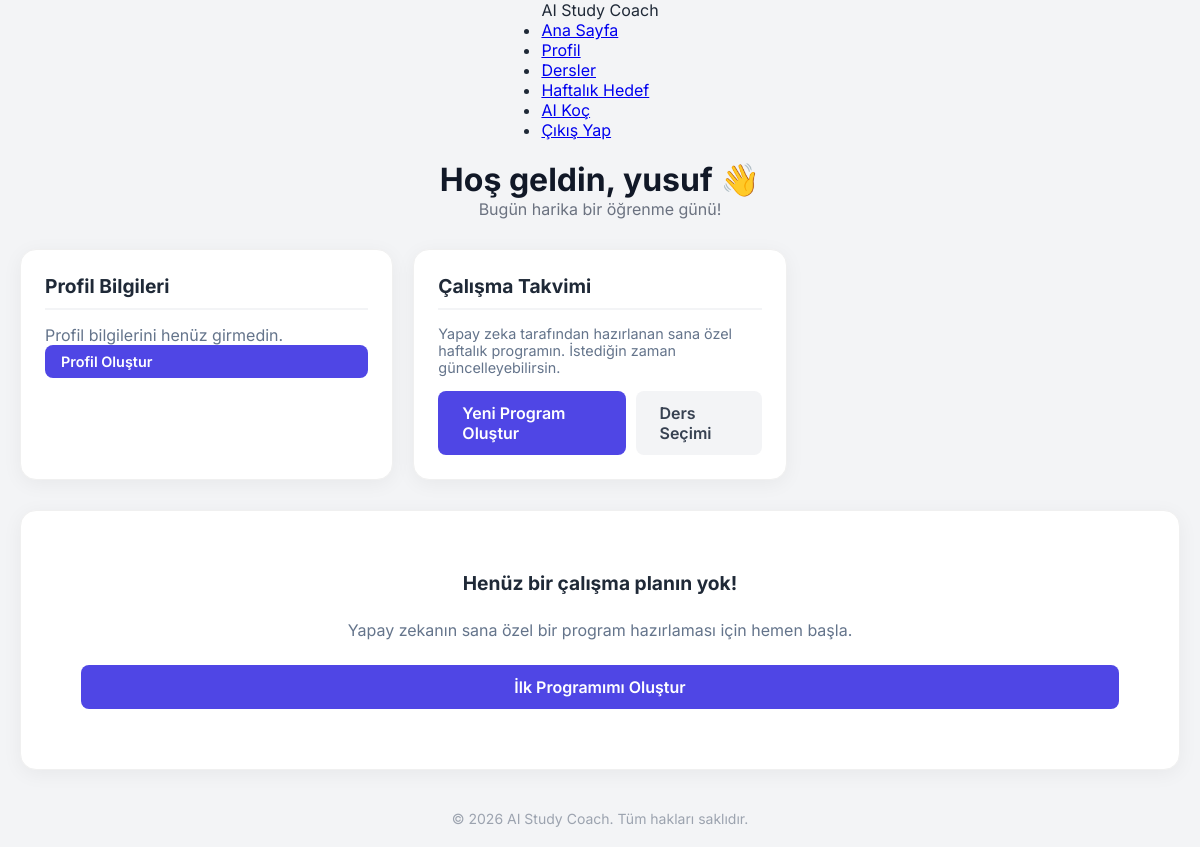
Before: / (signed in) with the older database file.
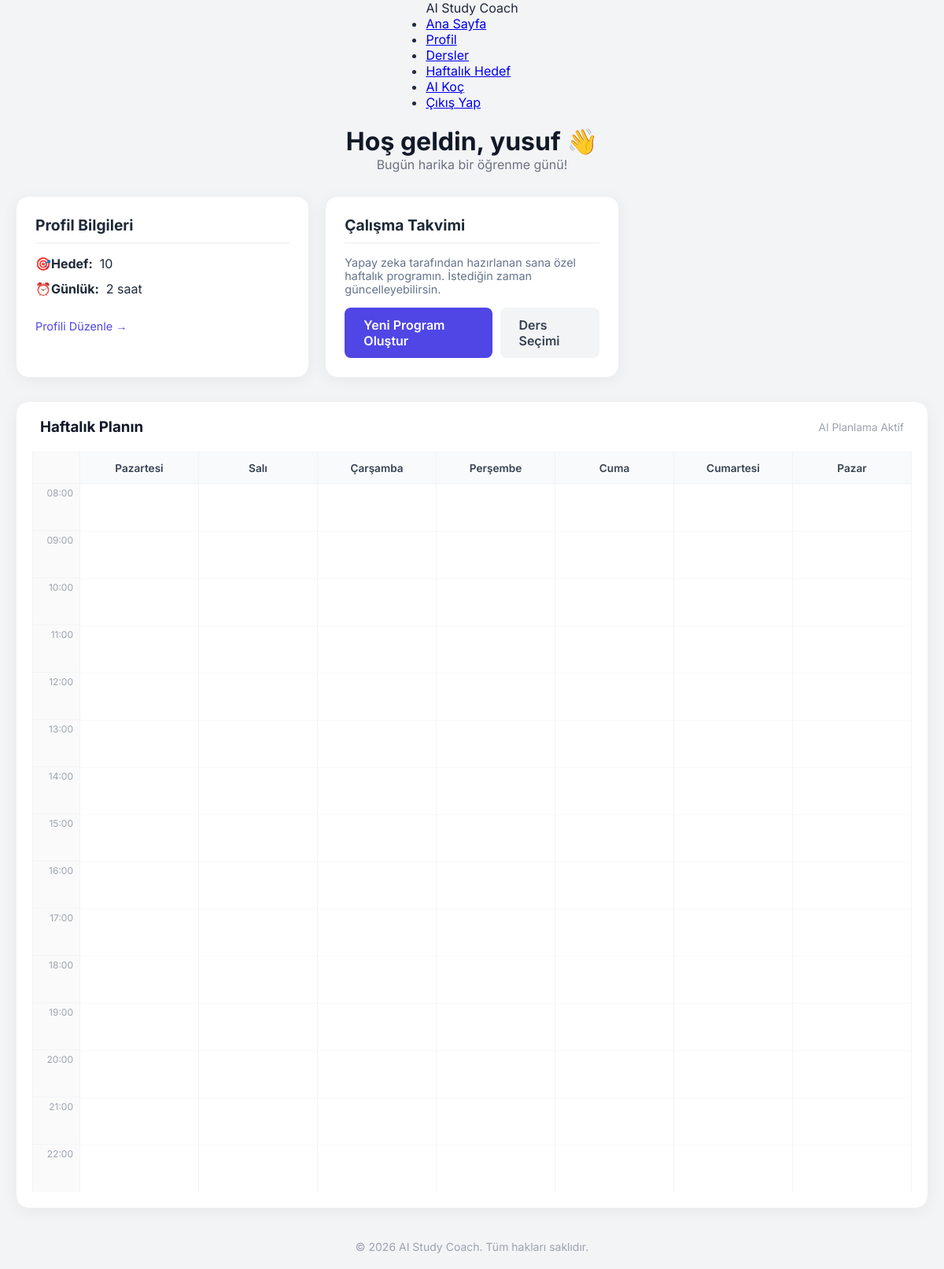
After: the same page with the newer database file.
### core/models.py (models this page shows, shortened)
class Profile(models.Model):
    user = models.OneToOneField(User, on_delete=models.CASCADE)
    target_exam = models.CharField(max_length=100)
    daily_hours = models.IntegerField(default=4)
    selected_courses = models.ManyToManyField(Course, blank=True)
    weekly_goal = models.TextField(blank=True, null=True, verbose_name="Haftalık Hedef")

### core/views.py (the view)
# urls.py: path('', views.home, name='home'),
def home(request):
    profile = None
    program = None
    if request.user.is_authenticated:
        profile = Profile.objects.filter(user=request.user).first()
        latest_plan = StudyPlan.objects.filter(user=request.user).order_by('-created_at').first()
        if latest_plan:
            program = latest_plan.plan_content
    return render(request, 'dashboard.html', {
        'profile': profile,
        'program': program
    })

### templates/dashboard.html (shortened to what this page needs)
{% extends 'base.html' %}
{% block content %}
<div class="dashboard-container">
    <div class="welcome-section">
        <h1 style="font-size: 2rem; color: #111827;">Hoş geldin, {{ user.username }} 👋</h1>
        <p style="color: #6b7280;">Bugün harika bir öğrenme günü!</p>
    </div>
    <div class="dashboard-grid-top">
        <div class="info-card">
            <h3>Profil Bilgileri</h3>
            {% if profile %}
            <div class="info-item">🎯 <strong>Hedef:</strong> &nbsp; {{ profile.target_exam }}</div>
            <div class="info-item">⏰ <strong>Günlük:</strong> &nbsp; {{ profile.daily_hours }} saat</div>
            <div style="margin-top: 15px;">
                <a href="{% url 'profile' %}" style="color: #4f46e5; font-size: 0.9rem; text-decoration: none;">Profili
                    Düzenle →</a>
            </div>
            {% else %}
            <p style="color: #64748b;">Profil bilgilerini henüz girmedin.</p>
            <a href="{% url 'profile' %}" class="btn-generate" style="padding: 8px 16px; font-size: 0.9rem;">Profil
                Oluştur</a>
            {% endif %}
        </div>
        <div class="info-card">
            <h3>Çalışma Takvimi</h3>
            <p style="color: #64748b; font-size: 0.9rem; margin-bottom: 15px;">
                Yapay zeka tarafından hazırlanan sana özel haftalık programın. İstediğin zaman güncelleyebilirsin.
            </p>
            <div style="display: flex; gap: 10px;">
                <a href="{% url 'generate_program' %}" class="btn-generate">Yeni Program Oluştur</a>
                <a href="{% url 'subjects' %}" class="btn-generate" style="background: #f3f4f6; color: #374151;">Ders
                    Seçimi</a>
            </div>
        </div>
    </div>
    {% if program %}
    <div class="schedule-grid-wrapper">
        <div style="display: flex; justify-content: space-between; align-items: center; margin-bottom: 20px; padding: 0 10px;">
            <h3 style="margin: 0; color: #111827;">Haftalık Planın</h3>
            <span style="font-size: 0.85rem; color: #9ca3af;">AI Planlama Aktif</span>
        </div>
        <div class="schedule-grid">
            <div class="time-col">
                <div class="day-header" style="background:#fafafa;"></div>
                <div class="time-slot">08:00</div>
                <div class="time-slot">09:00</div>
                <div class="time-slot">10:00</div>
                <div class="time-slot">11:00</div>
                <div class="time-slot">12:00</div>
                <div class="time-slot">13:00</div>
                <div class="time-slot">14:00</div>
                <div class="time-slot">15:00</div>
                <div class="time-slot">16:00</div>
                <div class="time-slot">17:00</div>
                <div class="time-slot">18:00</div>
                <div class="time-slot">19:00</div>
                <div class="time-slot">20:00</div>
                <div class="time-slot">21:00</div>
                <div class="time-slot" style="border-bottom:none;">22:00</div>
            </div>
            <div class="days-wrapper">
                <div class="day-col">
                    <div class="day-header">Pazartesi</div>
                    <div class="day-content" id="col-Pazartesi"></div>
                </div>
                <div class="day-col">
                    <div class="day-header">Salı</div>
                    <div class="day-content" id="col-Salı"></div>
                </div>
                <div class="day-col">
                    <div class="day-header">Çarşamba</div>
                    <div class="day-content" id="col-Çarşamba"></div>
                </div>
                <div class="day-col">
                    <div class="day-header">Perşembe</div>
                    <div class="day-content" id="col-Perşembe"></div>
                </div>
                <div class="day-col">
                    <div class="day-header">Cuma</div>
                    <div class="day-content" id="col-Cuma"></div>
                </div>
                <div class="day-col">
                    <div class="day-header">Cumartesi</div>
                    <div class="day-content" id="col-Cumartesi"></div>
                </div>
                <div class="day-col">
                    <div class="day-header">Pazar</div>
                    <div class="day-content" id="col-Pazar"></div>
                </div>
            </div>
        </div>
    </div>
    {% else %}
    <div class="info-card" style="text-align: center; padding: 60px;">
        <h3 style="border: none;">Henüz bir çalışma planın yok!</h3>
        <p style="color: #64748b; margin-bottom: 25px;">Yapay zekanın sana özel bir program hazırlaması için hemen başla.</p>
        <a href="{% url 'generate_program' %}" class="btn-generate">İlk Programımı Oluştur</a>
    </div>
    {% endif %}
</div>
{% endblock %}

### templates/base.html (shortened to what this page needs)
{% load static %}
<!DOCTYPE html>
<html lang="tr">
<head>
    <link rel="stylesheet" href="{% static 'css/style.css' %}">
</head>
<body>
    <header class="navbar">
        <div class="logo">
            AI Study Coach
        </div>
        <nav>
            <ul class="nav-links">
                <li><a href="{% url 'home' %}">Ana Sayfa</a></li>
                {% if user.is_authenticated %}
                <li><a href="{% url 'profile' %}">Profil</a></li>
                <li><a href="{% url 'subjects' %}">Dersler</a></li>
                <li><a href="{% url 'weekly_goal' %}">Haftalık Hedef</a></li>
                <li><a href="{% url 'ai_coach' %}">AI Koç</a></li>
                <li><a href="{% url 'logout' %}">Çıkış Yap</a></li>
                {% else %}
                <li><a href="{% url 'login' %}">Giriş Yap</a></li>
                <li><a href="{% url 'register' %}">Kayıt Ol</a></li>
                {% endif %}
            </ul>
        </nav>
    </header>
    <main class="content">
        {% block content %}
        {% endblock %}
    </main>
    <footer class="footer" style="
        padding:20px;
        text-align:center;
        color:#9ca3af;
        font-size:14px;">
        <p>
            © 2026 AI Study Coach. Tüm hakları saklıdır.
        </p>
    </footer>
</body>
</html>

### static/css/style.css (style rules this page uses)
* { margin: 0; padding: 0; box-sizing: border-box; }
body { font-family: 'Inter', sans-serif; background-color: #f3f4f6; display: flex; justify-content: center; align-items: center; min-height: 100vh; color: #1f2937; }
body { flex-direction: column; justify-content: flex-start; }
.content { flex: 1; width: 100%; display: flex; flex-direction: column; }
.dashboard-container { width: 100%; max-width: 1200px; margin: 0 auto; padding: 40px 20px; }

### templates/dashboard.html (style rules this page uses)
.dashboard-container { max-width: 1200px; margin: 0 auto; padding: 20px; }
.welcome-section { margin-bottom: 30px; text-align: center; }
.dashboard-grid-top { display: grid; grid-template-columns: repeat(3, 1fr); gap: 20px; margin-bottom: 30px; }
.info-card { background: white; padding: 24px; border-radius: 16px; box-shadow: 0 4px 20px rgba(0, 0, 0, 0.05); border: 1px solid #f0f0f0; display: flex; flex-direction: column; }
.info-card h3 { margin-top: 0; margin-bottom: 15px; font-size: 1.2rem; color: #1f2937; border-bottom: 2px solid #f3f4f6; padding-bottom: 10px; }
.info-item { margin-bottom: 12px; display: flex; align-items: center; font-size: 1rem; }
.schedule-grid-wrapper { width: 100%; overflow-x: auto; background: white; border-radius: 16px; padding: 20px; box-shadow: 0 4px 20px rgba(0, 0, 0, 0.05); border: 1px solid #f0f0f0; }
.schedule-grid { display: flex; min-width: 800px; position: relative; border-left: 1px solid #f3f4f6; border-top: 1px solid #f3f4f6; }
.time-col { width: 60px; flex-shrink: 0; background: #fafafa; border-right: 1px solid #f3f4f6; }
.time-slot { height: 60px; border-bottom: 1px solid #f3f4f6; color: #9ca3af; font-size: 0.75rem; text-align: right; padding-right: 8px; padding-top: 4px; box-sizing: border-box; }
.days-wrapper { display: flex; flex-grow: 1; }
.day-col { flex: 1; border-right: 1px solid #f3f4f6; display: flex; flex-direction: column; }
.day-header { height: 40px; display: flex; align-items: center; justify-content: center; font-weight: 600; font-size: 0.85rem; color: #374151; background: #f9fafb; border-bottom: 1px solid #f3f4f6; }
.day-content { position: relative; height: 900px; background-image: linear-gradient(to bottom, #f9fafb 1px, transparent 1px); background-size: 100% 60px; }
.btn-generate { display: inline-block; padding: 12px 24px; background: #4f46e5; color: white; text-decoration: none; border-radius: 8px; font-weight: 600; transition: background 0.2s; }

Changed rows visible on the page:
added Profile: target_exam "10", daily_hours "2"
Other visible differences:
text no longer shown: "Profil bilgilerini henüz girmedin. Profil Oluştur Henüz bir çalışma planın yok! Yapay zekanın sana özel bir program hazırlaması için hemen başla. İlk Programımı Oluştur"
text now shown: "🎯 Hedef: ⏰ Günlük: saat Profili Düzenle → Haftalık Planın AI Planlama Aktif 08:00 09:00 10:00 11:00 12:00 13:00 14:00 15:00 16:00 17:00 18:00 19:00 20:00 21:00 22:00 Pazartesi Salı Çarşamba Perşembe Cuma Cumartesi Pazar"
